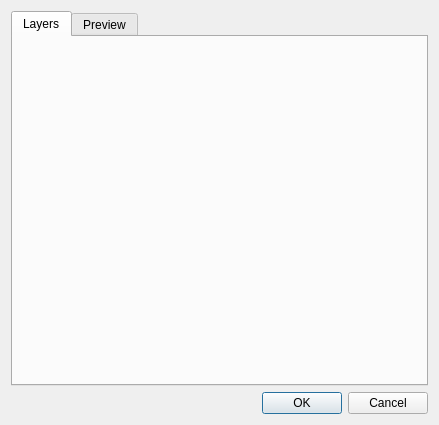
<?xml version="1.0" encoding="UTF-8"?>
<ui version="4.0">
 <class>LayerSelectDialog</class>
 <widget class="QDialog" name="LayerSelectDialog">
  <property name="geometry">
   <rect>
    <x>0</x>
    <y>0</y>
    <width>439</width>
    <height>425</height>
   </rect>
  </property>
  <property name="windowTitle">
   <string>Select layer(s)</string>
  </property>
  <layout class="QVBoxLayout" name="verticalLayout">
   <item>
    <widget class="QTabWidget" name="tabWidget">
     <property name="currentIndex">
      <number>0</number>
     </property>
     <widget class="QWidget" name="tab_Tree">
      <attribute name="title">
       <string>Layers</string>
      </attribute>
      <layout class="QGridLayout" name="gridLayout_2">
       <item row="0" column="0">
        <widget class="QgsLayerTreeView" name="treeView" native="true"/>
       </item>
      </layout>
     </widget>
     <widget class="QWidget" name="tab_Preview">
      <attribute name="title">
       <string>Preview</string>
      </attribute>
      <layout class="QGridLayout" name="gridLayout">
       <item row="0" column="0">
        <widget class="QgsMapCanvas" name="canvas" native="true"/>
       </item>
      </layout>
     </widget>
    </widget>
   </item>
   <item>
    <widget class="QDialogButtonBox" name="buttonBox">
     <property name="orientation">
      <enum>Qt::Horizontal</enum>
     </property>
     <property name="standardButtons">
      <set>QDialogButtonBox::Cancel|QDialogButtonBox::Ok</set>
     </property>
    </widget>
   </item>
  </layout>
 </widget>
 <customwidgets>
  <customwidget>
   <class>QgsMapCanvas</class>
   <extends>QWidget</extends>
   <header>qgis.gui</header>
   <container>1</container>
  </customwidget>
  <customwidget>
   <class>QgsLayerTreeView</class>
   <extends>QWidget</extends>
   <header>qgis.gui</header>
   <container>1</container>
  </customwidget>
 </customwidgets>
 <resources/>
 <connections>
  <connection>
   <sender>buttonBox</sender>
   <signal>accepted()</signal>
   <receiver>LayerSelectDialog</receiver>
   <slot>accept()</slot>
   <hints>
    <hint type="sourcelabel">
     <x>248</x>
     <y>254</y>
    </hint>
    <hint type="destinationlabel">
     <x>157</x>
     <y>274</y>
    </hint>
   </hints>
  </connection>
  <connection>
   <sender>buttonBox</sender>
   <signal>rejected()</signal>
   <receiver>LayerSelectDialog</receiver>
   <slot>reject()</slot>
   <hints>
    <hint type="sourcelabel">
     <x>316</x>
     <y>260</y>
    </hint>
    <hint type="destinationlabel">
     <x>286</x>
     <y>274</y>
    </hint>
   </hints>
  </connection>
 </connections>
</ui>
